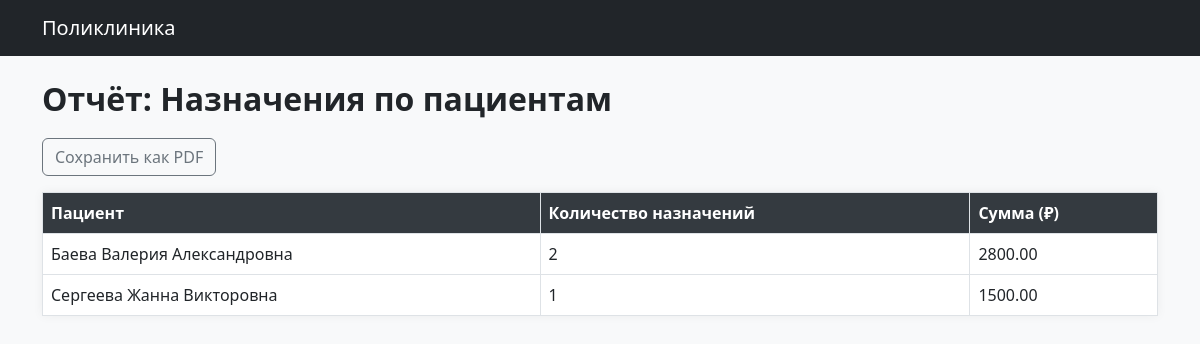
Screenshot of /reports/patient_prescriptions with the database file from the repository.
### models.py (models this page shows)
class Patient(db.Model):
    __tablename__ = 'patients'
    id = db.Column(db.Integer, primary_key=True)
    last_name = db.Column(db.String(50), nullable=False)
    first_name = db.Column(db.String(50), nullable=False)
    middle_name = db.Column(db.String(50))
    birth_date = db.Column(db.Date)
    gender = db.Column(db.String(10))
    phone = db.Column(db.String(20))
    appointments = db.relationship('Appointment', backref='patient', lazy=True)
    medical_records = db.relationship('MedicalRecord', backref='patient', lazy=True)

### modules/reports.py (the view)
@reports_bp.route('/reports/patient_prescriptions')
def report_patient_prescriptions():
    results = db.session.query(
        Patient.last_name,
        Patient.first_name,
        Patient.middle_name,
        func.count(Prescription.id),
        func.coalesce(func.sum(Prescription.total_price), 0)
    ).join(MedicalRecord, MedicalRecord.patient_id == Patient.id) \
     .join(Prescription, Prescription.history_id == MedicalRecord.id) \
     .group_by(Patient.last_name, Patient.first_name, Patient.middle_name).all()
    return render_template('reports/patient_prescriptions/report_patient_prescriptions.html', data=results)

### templates/reports/patient_prescriptions/report_patient_prescriptions.html
{% extends 'index.html' %}
{% block content %}
<h2>Отчёт: Назначения по пациентам</h2>
<button onclick="window.print()" class="btn btn-outline-secondary mb-3">Сохранить как PDF</button>
<table class="table table-bordered">
    <thead>
        <tr>
            <th>Пациент</th>
            <th>Количество назначений</th>
            <th>Сумма (₽)</th>
        </tr>
    </thead>
    <tbody>
        {% for last_name, first_name, middle_name, count, total in data %}
        <tr>
            <td>{{ last_name }} {{ first_name }} {{ middle_name }}</td>
            <td>{{ count }}</td>
            <td>{{ total }}</td>
        </tr>
        {% endfor %}
    </tbody>
</table>
{% endblock %}

### static/style.css (style rules this page uses)
body { background-color: #f8f9fa; font-family: 'Segoe UI', sans-serif; }
h2 { font-weight: 600; margin-bottom: 20px; }
.table { background-color: #fff; box-shadow: 0 0 10px rgba(0,0,0,0.05); }
.table th { background-color: #343a40; color: white; }
.table td, .table th { vertical-align: middle; }
.btn { font-weight: 500; }

### rows the page displays
Patient: last_name "Баева", first_name "Валерия", middle_name "Александровна", id "2", total "2800.00"
Patient: last_name "Сергеева", first_name "Жанна", middle_name "Викторовна", count "1", total "1500.00"
